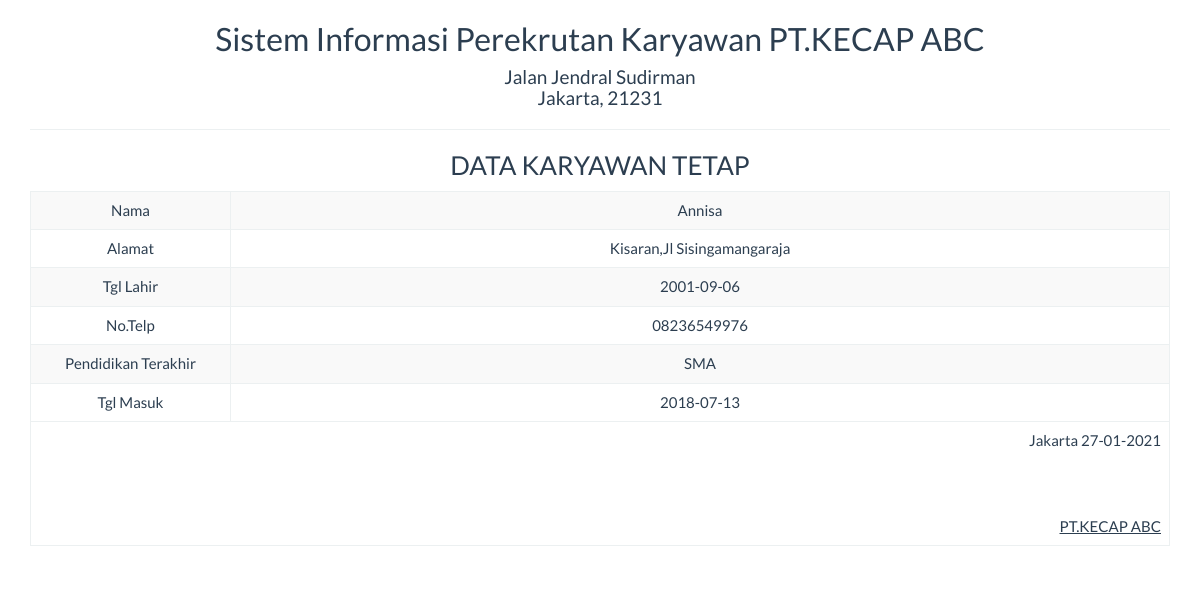
Page /report/karyawan_satu.php?id=1 on the committed database.
### tables this page shows
CREATE TABLE `tb_karyawan` (
  `id` int(5) NOT NULL,
  `nama` varchar(50) NOT NULL,
  `alamat` varchar(50) NOT NULL,
  `tgl_lahir` date NOT NULL,
  `no_telp` varchar(50) NOT NULL,
  `p_terakhir` varchar(50) NOT NULL,
  `tgl_masuk` date NOT NULL
);

### report/karyawan_satu.php (the view, shortened to what this page needs)
<!DOCTYPE html>
<html>
    <head>
        <link href="../Assets/css/bootstrap.min.css" rel="stylesheet" type="text/css"/>
    </head>
    <body onload="print()">
        <?php
        include '../config/koneksi.php';
        $sql = "SELECT * FROM tb_karyawan WHERE id='" . $_GET ['id'] . "'";
        $query = mysqli_query($koneksi, $sql) or die("SQL Detail error");
        $data = mysqli_fetch_array($query);
        ?>
        <div class="container">
            <div class='row'>
                <div class="col-sm-12">
                    <div class="text-center">
                        <h2>Sistem Informasi Perekrutan Karyawan PT.KECAP ABC </h2>
                        <h4>Jalan Jendral Sudirman<br>Jakarta, 21231</h4>
                        <hr>
                        <h3>DATA KARYAWAN TETAP</h3>
                        <table class="table table-bordered table-striped table-hover">
                            <tbody>
                                <tr>
                                    <td>Nama</td> <td><?= $data['nama'] ?></td>
                                </tr>
                                <tr>
                                    <td width="200">Alamat</td> <td><?= $data['alamat'] ?></td>
                                </tr>
                                <tr>
                                    <td>Tgl Lahir</td> <td><?= $data['tgl_lahir'] ?></td>
                                </tr>
                                <tr>
                                    <td>No.Telp</td> <td><?= $data['no_telp'] ?></td>
                                </tr>
                                <tr>
                                    <td>Pendidikan Terakhir</td> <td><?= $data['p_terakhir'] ?></td>
                                </tr>
                                <tr>
                                    <td>Tgl Masuk</td> <td><?= $data['tgl_masuk'] ?></td>
                                </tr>
                            </tbody>
                            <tfoot>
                                <tr>
                                    <td colspan="2" class="text-right">
                                        Jakarta  <?= date("d-m-Y") ?>
                                        <br><br><br><br>
                                        <u>PT.KECAP ABC<strong></u><br>
                                    </td>
                                </tr>
                            </tfoot>
                        </table>
                    </div>
                </div>
            </div>
    </body>
</html>

### rows in the picture
tb_karyawan: nama "Annisa", alamat "Kisaran,Jl Sisingamangaraja", tgl_lahir "2001-09-06", no_telp "08236549976", p_terakhir "SMA", tgl_masuk "2018-07-13"
